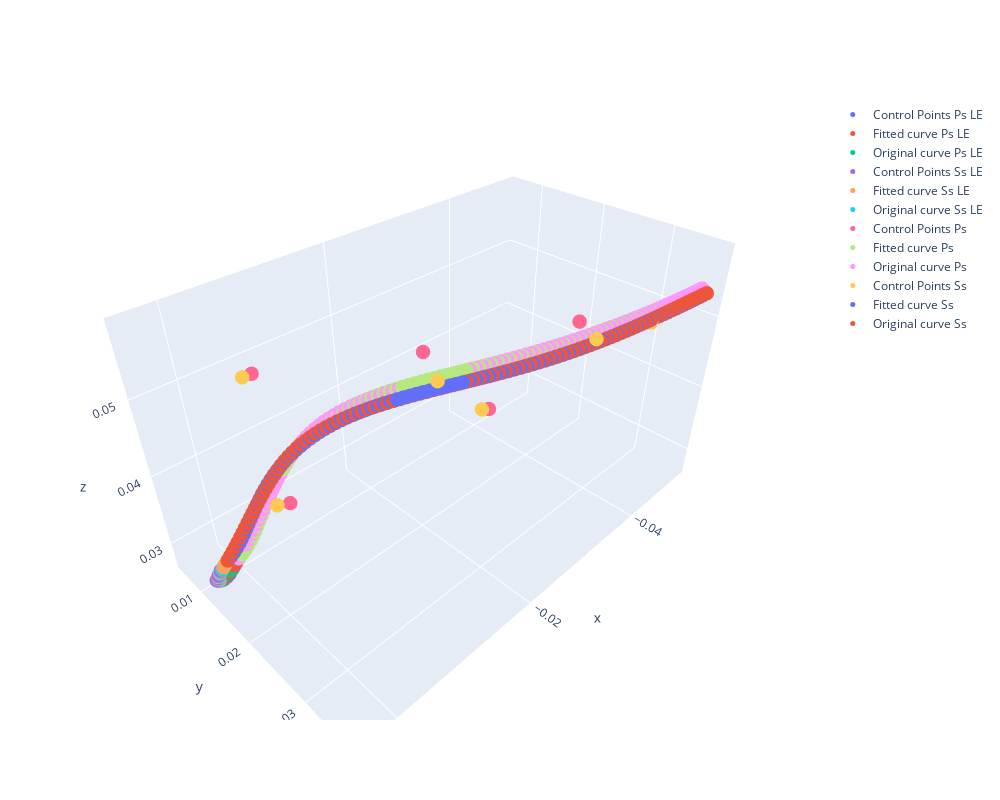

The cell this chart's notebook holds for it:
### Code cell
import plotly.graph_objects as go

fig = go.Figure(data=[
                      go.Scatter3d(x=ps_le_control_points[:, 0], y=ps_le_control_points[:, 1], z=ps_le_control_points[:, 2],
                                   mode='markers',
                                   marker=dict(size=5),
                                   name='Control Points Ps LE'),
                      go.Scatter3d(x=ps_le_bezier_x, y=ps_le_bezier_y, z=ps_le_bezier_z,
                                   mode='markers',
                                   marker=dict(size=5),
                                   name='Fitted curve Ps LE'),
                      go.Scatter3d(x=ps_le[:, 0], y=ps_le[:, 1], z=ps_le[:, 2],
                                   mode='markers',
                                   marker=dict(size=5),
                                   name='Original curve Ps LE'),

                      go.Scatter3d(x=ss_le_control_points[:, 0], y=ss_le_control_points[:, 1], z=ss_le_control_points[:, 2],
                                   mode='markers',
                                   marker=dict(size=5),
                                   name='Control Points Ss LE'),
                      go.Scatter3d(x=ss_le_bezier_x, y=ss_le_bezier_y, z=ss_le_bezier_z,
                                   mode='markers',
                                   marker=dict(size=5),
                                   name='Fitted curve Ss LE'),
                      go.Scatter3d(x=ss_le[:, 0], y=ss_le[:, 1], z=ss_le[:, 2],
                                   mode='markers',
                                   marker=dict(size=5),
                                   name='Original curve Ss LE'),
                    
                      go.Scatter3d(x=ps_control_points[:, 0], y=ps_control_points[:, 1], z=ps_control_points[:, 2],
                                   mode='markers',
                                   marker=dict(size=5),
                                   name='Control Points Ps'),
                      go.Scatter3d(x=ps_bezier_x, y=ps_bezier_y, z=ps_bezier_z,
                                   mode='markers',
                                   marker=dict(size=5),
                                   name='Fitted curve Ps'),
                      go.Scatter3d(x=ps[:, 0], y=ps[:, 1], z=ps[:, 2],
                                   mode='markers',
                                   marker=dict(size=5),
                                   name='Original curve Ps'),

                      go.Scatter3d(x=ss_control_points[:, 0], y=ss_control_points[:, 1], z=ss_control_points[:, 2],
                                   mode='markers',
                                   marker=dict(size=5),
                                   name='Control Points Ss'),
                      go.Scatter3d(x=ss_bezier_x, y=ss_bezier_y, z=ss_bezier_z,
                                   mode='markers',
                                   marker=dict(size=5),
                                   name='Fitted curve Ss'),
                      go.Scatter3d(x=ss[:, 0], y=ss[:, 1], z=ss[:, 2],
                                   mode='markers',
                                   marker=dict(size=5),
                                   name='Original curve Ss'),

],
                                   layout=go.Layout(
                            width=1000,
                            height=800,
                        ))
fig.show()
